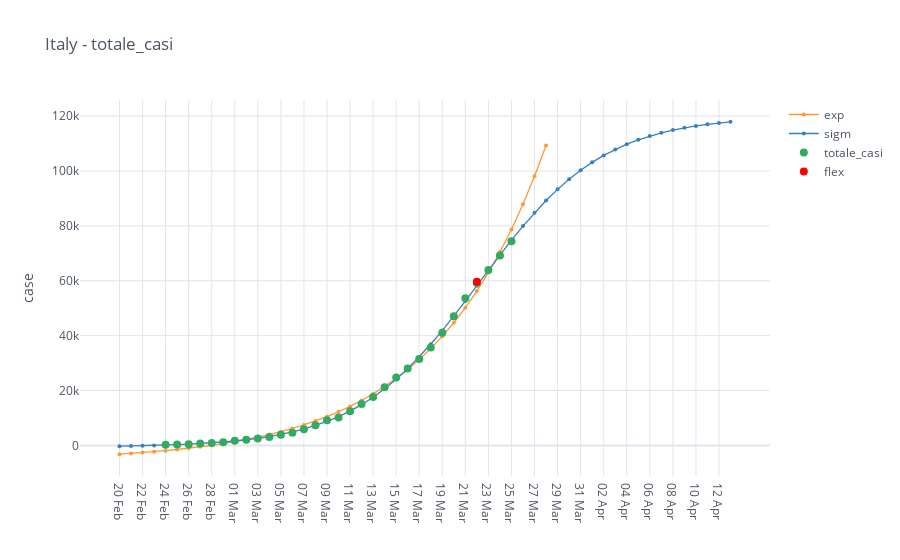

Source (notebook cell):
### Code cell
import cufflinks as cf
cf.go_offline()
cf.set_config_file(offline=False, world_readable=True)
import mytools.plot as mpl
import mytools.dataio as io


italy = io.italy_load_whole_country()
category = 'totale_casi'
view_category = io.italy_country_filter_by_category(italy, categories=[category])

mpl.iplot_analysis_plot(view_category, title='Italy - ' + category, log_fitting=False)

### Figure 1 — Plotly figure (JSON) as saved in the notebook; plotly's stock layout.template omitted (floating-point values rounded to 4 significant figures)
{"data": [{"line": {"color": "rgba(255, 153, 51, 1.0)", "dash": "solid", "shape": "linear", "width": 1.3}, "marker": {"size": 4, "symbol": "circle"}, "mode": "lines+markers", "name": "exp", "text": "", "type": "scatter", "x": ["20 Feb", "21 Feb", "22 Feb", "23 Feb", "24 Feb", "25 Feb", "26 Feb", "27 Feb", "28 Feb", "29 Feb", "01 Mar", "02 Mar", "03 Mar", "04 Mar", "05 Mar", "06 Mar", "07 Mar", "08 Mar", "09 Mar", "10 Mar", "11 Mar", "12 Mar", "13 Mar", "14 Mar", "15 Mar", "16 Mar", "17 Mar", "18 Mar", "19 Mar", "20 Mar", "21 Mar", "22 Mar", "23 Mar", "24 Mar", "25 Mar", "26 Mar", "27 Mar", "28 Mar", "29 Mar", "30 Mar", "31 Mar", "01 Apr", "02 Apr", "03 Apr", "04 Apr", "05 Apr", "06 Apr", "07 Apr", "08 Apr", "09 Apr", "10 Apr", "11 Apr", "12 Apr", "13 Apr"], "y": [-3209.0, -2934.0, -2629.0, -2290.0, -1915.0, -1499.0, -1038.0, -526.4, 40.41, 668.8, 1365.0, 2138.0, 2994.0, 3943.0, 4995.0, 6162.0, 7455.0, 8888.0, 10480.0, 12240.0, 14190.0, 16360.0, 18760.0, 21420.0, 24370.0, 27640.0, 31270.0, 35290.0, 39740.0, 44690.0, 50160.0, 56230.0, 62970.0, 70430.0, 78700.0, 87870.0, 98040.0, 109300.0, "", "", "", "", "", "", "", "", "", "", "", "", "", "", "", ""]}, {"line": {"color": "rgba(55, 128, 191, 1.0)", "dash": "solid", "shape": "linear", "width": 1.3}, "marker": {"size": 4, "symbol": "circle"}, "mode": "lines+markers", "name": "sigm", "text": "", "type": "scatter", "x": ["20 Feb", "21 Feb", "22 Feb", "23 Feb", "24 Feb", "25 Feb", "26 Feb", "27 Feb", "28 Feb", "29 Feb", "01 Mar", "02 Mar", "03 Mar", "04 Mar", "05 Mar", "06 Mar", "07 Mar", "08 Mar", "09 Mar", "10 Mar", "11 Mar", "12 Mar", "13 Mar", "14 Mar", "15 Mar", "16 Mar", "17 Mar", "18 Mar", "19 Mar", "20 Mar", "21 Mar", "22 Mar", "23 Mar", "24 Mar", "25 Mar", "26 Mar", "27 Mar", "28 Mar", "29 Mar", "30 Mar", "31 Mar", "01 Apr", "02 Apr", "03 Apr", "04 Apr", "05 Apr", "06 Apr", "07 Apr", "08 Apr", "09 Apr", "10 Apr", "11 Apr", "12 Apr", "13 Apr"], "y": [-273.5, -202.0, -115.9, -12.27, 112.4, 262.4, 442.7, 659.3, 919.3, 1231.0, 1605.0, 2053.0, 2588.0, 3226.0, 3987.0, 4891.0, 5962.0, 7226.0, 8714.0, 10460.0, 12480.0, 14830.0, 17530.0, 20600.0, 24070.0, 27940.0, 32210.0, 36860.0, 41850.0, 47120.0, 52600.0, 58200.0, 63830.0, 69380.0, 74770.0, 79910.0, 84740.0, 89220.0, 93300.0, 96970.0, 100300.0, 103100.0, 105700.0, 107900.0, 109700.0, 111400.0, 112700.0, 113900.0, 114900.0, 115700.0, 116400.0, 117000.0, 117500.0, 117900.0]}, {"line": {"color": "rgba(50, 171, 96, 1.0)", "dash": "solid", "shape": "linear", "width": 1.3}, "marker": {"size": 8, "symbol": "circle"}, "mode": "markers", "name": "totale_casi", "text": "", "type": "scatter", "x": ["20 Feb", "21 Feb", "22 Feb", "23 Feb", "24 Feb", "25 Feb", "26 Feb", "27 Feb", "28 Feb", "29 Feb", "01 Mar", "02 Mar", "03 Mar", "04 Mar", "05 Mar", "06 Mar", "07 Mar", "08 Mar", "09 Mar", "10 Mar", "11 Mar", "12 Mar", "13 Mar", "14 Mar", "15 Mar", "16 Mar", "17 Mar", "18 Mar", "19 Mar", "20 Mar", "21 Mar", "22 Mar", "23 Mar", "24 Mar", "25 Mar", "26 Mar", "27 Mar", "28 Mar", "29 Mar", "30 Mar", "31 Mar", "01 Apr", "02 Apr", "03 Apr", "04 Apr", "05 Apr", "06 Apr", "07 Apr", "08 Apr", "09 Apr", "10 Apr", "11 Apr", "12 Apr", "13 Apr"], "y": ["", "", "", "", 229.0, 322.0, 400.0, 650.0, 888.0, 1128.0, 1694.0, 2036.0, 2502.0, 3089.0, 3858.0, 4636.0, 5883.0, 7375.0, 9172.0, 10150.0, 12460.0, 15110.0, 17660.0, 21160.0, 24750.0, 27980.0, 31510.0, 35710.0, 41040.0, 47020.0, 53580.0, 59140.0, 63930.0, 69180.0, 74390.0, "", "", "", "", "", "", "", "", "", "", "", "", "", "", "", "", "", "", ""]}, {"marker": {"color": "rgba(255, 0, 0, 125)", "size": 8}, "mode": "markers", "name": "flex", "type": "scatter", "x": ["22 Mar"], "y": [59670.0]}], "layout": {"legend": {"bgcolor": "#FFFFFF", "font": {"color": "#4D5663"}}, "paper_bgcolor": "#FFFFFF", "plot_bgcolor": "#FFFFFF", "title": {"font": {"color": "#4D5663"}, "text": "Italy - totale_casi"}, "xaxis": {"gridcolor": "#E1E5ED", "showgrid": true, "tickfont": {"color": "#4D5663"}, "title": {"font": {"color": "#4D5663"}, "text": ""}, "zerolinecolor": "#E1E5ED"}, "yaxis": {"gridcolor": "#E1E5ED", "showgrid": true, "tickfont": {"color": "#4D5663"}, "title": {"font": {"color": "#4D5663"}, "text": "case"}, "zerolinecolor": "#E1E5ED"}}}
